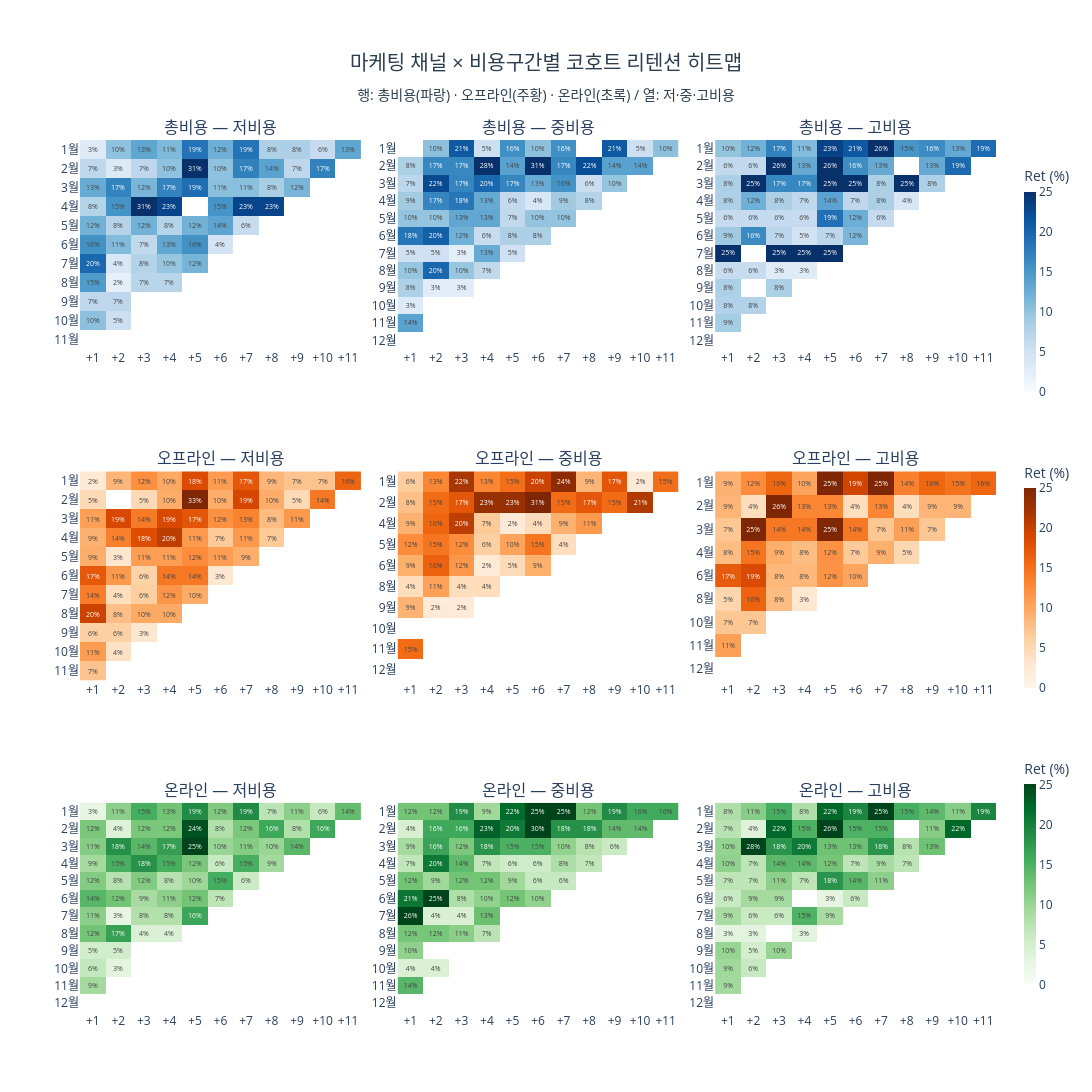

The notebook cell saved with this chart:
### Code cell
channel_data = [
    ("총비용",   cohort_by_cost,    "Blues"),
    ("오프라인", cohort_by_offline, "Oranges"),
    ("온라인",   cohort_by_online,  "Greens"),
]
segs = ["저비용", "중비용", "고비용"]
colorbar_y = {1: 0.84, 2: 0.50, 3: 0.16}

specs = [[{"type": "heatmap"}] * 3 for _ in range(3)]
subplot_titles = [
    f"{ch} — {seg}"
    for ch, _, __ in channel_data
    for seg in segs
]

fig = make_subplots(
    rows=3, cols=3,
    specs=specs,
    subplot_titles=subplot_titles,
    vertical_spacing=0.14,
    horizontal_spacing=0.04,
)

for ri, (channel, data_dict, colorscale) in enumerate(channel_data, 1):
    for ci, seg in enumerate(segs, 1):
        data = data_dict[seg]
        hmap = data["pct"].drop(columns=[0], errors="ignore")
        y_labels = [f"{i}월" for i in hmap.index]
        x_labels = [f"+{c}" for c in hmap.columns]
        custom_text = [
            [f"{v:.0f}%" if (v == v and v > 0) else "" for v in row]
            for row in hmap.values
        ]
        show_scale = (ci == 3)
        fig.add_trace(
            go.Heatmap(
                z=hmap.values,
                x=x_labels,
                y=y_labels,
                colorscale=colorscale,
                text=custom_text,
                texttemplate="%{text}",
                textfont=dict(size=7),
                showscale=show_scale,
                colorbar=dict(
                    x=1.02, len=0.28, y=colorbar_y[ri],
                    title=dict(text="Ret (%)"),
                    thickness=12,
                ),
                zmin=0,
                zmax=25,
            ),
            row=ri, col=ci,
        )

fig.update_yaxes(autorange="reversed")
fig.update_layout(
    title=dict(
        text="마케팅 채널 × 비용구간별 코호트 리텐션 히트맵<br>"
             "<sub>행: 총비용(파랑) · 오프라인(주황) · 온라인(초록) / 열: 저·중·고비용</sub>",
        x=0.5, xanchor="center", font=dict(size=20, color="#2c3e50"),
    ),
    plot_bgcolor="white",
    height=1100,
    width=1400,
    margin=dict(t=140),
)
fig.show()

### Figure 1 — Plotly figure (JSON) as saved in the notebook; plotly's stock layout.template omitted (floating-point values rounded to 4 significant figures; data arrays with more than 128 entries replaced by an {"elided": "..."} marker saying what was removed)
{"data": [{"colorbar": {"len": 0.28, "thickness": 12, "title": {"text": "Ret (%)"}, "x": 1.02, "y": 0.84}, "colorscale": [[0, "rgb(247,251,255)"], [0.125, "rgb(222,235,247)"], [0.25, "rgb(198,219,239)"], [0.375, "rgb(158,202,225)"], [0.5, "rgb(107,174,214)"], [0.625, "rgb(66,146,198)"], [0.75, "rgb(33,113,181)"], [0.875, "rgb(8,81,156)"], [1, "rgb(8,48,107)"]], "showscale": false, "text": [["3%", "10%", "13%", "11%", "19%", "12%", "19%", "8%", "8%", "6%", "13%"], ["7%", "3%", "7%", "10%", "31%", "10%", "17%", "14%", "7%", "17%", ""], ["13%", "17%", "12%", "17%", "19%", "11%", "11%", "8%", "12%", "", ""], ["8%", "15%", "31%", "23%", "", "15%", "23%", "23%", "", "", ""], ["12%", "8%", "12%", "8%", "12%", "14%", "6%", "", "", "", ""], ["16%", "11%", "7%", "13%", "16%", "4%", "", "", "", "", ""], ["20%", "4%", "8%", "10%", "12%", "", "", "", "", "", ""], ["15%", "2%", "7%", "7%", "", "", "", "", "", "", ""], ["7%", "7%", "", "", "", "", "", "", "", "", ""], ["10%", "5%", "", "", "", "", "", "", "", "", ""], ["", "", "", "", "", "", "", "", "", "", ""]], "textfont": {"size": 7}, "texttemplate": "%{text}", "type": "heatmap", "x": ["+1", "+2", "+3", "+4", "+5", "+6", "+7", "+8", "+9", "+10", "+11"], "xaxis": "x", "y": ["1월", "2월", "3월", "4월", "5월", "6월", "7월", "8월", "9월", "10월", "11월"], "yaxis": "y", "z": [[3.1, 10.3, 13.4, 11.3, 18.6, 12.4, 18.6, 8.2, 8.2, 6.2, 13.4], [6.9, 3.4, 6.9, 10.3, 31.0, 10.3, 17.2, 13.8, 6.9, 17.2, NaN], [12.8, 17.0, 11.7, 17.0, 19.1, 10.6, 10.6, 8.5, 11.7, NaN, NaN], [7.7, 15.4, 30.8, 23.1, NaN, 15.4, 23.1, 23.1, NaN, NaN, NaN], [12.1, 7.6, 12.1, 7.6, 12.1, 13.6, 6.1, NaN, NaN, NaN, NaN], [15.6, 11.1, 6.7, 13.3, 15.6, 4.4, NaN, NaN, NaN, NaN, NaN], [19.6, 3.9, 7.8, 9.8, 11.8, NaN, NaN, NaN, NaN, NaN, NaN], [14.6, 2.4, 7.3, 7.3, NaN, NaN, NaN, NaN, NaN, NaN, NaN], [6.9, 6.9, NaN, NaN, NaN, NaN, NaN, NaN, NaN, NaN, NaN], [10.5, 5.3, NaN, NaN, NaN, NaN, NaN, NaN, NaN, NaN, NaN], [NaN, NaN, NaN, NaN, NaN, NaN, NaN, NaN, NaN, NaN, NaN]], "zmax": 25, "zmin": 0}, {"colorbar": {"len": 0.28, "thickness": 12, "title": {"text": "Ret (%)"}, "x": 1.02, "y": 0.84}, "colorscale": [[0, "rgb(247,251,255)"], [0.125, "rgb(222,235,247)"], [0.25, "rgb(198,219,239)"], [0.375, "rgb(158,202,225)"], [0.5, "rgb(107,174,214)"], [0.625, "rgb(66,146,198)"], [0.75, "rgb(33,113,181)"], [0.875, "rgb(8,81,156)"], [1, "rgb(8,48,107)"]], "showscale": false, "text": {"elided": "12x11 str values"}, "textfont": {"size": 7}, "texttemplate": "%{text}", "type": "heatmap", "x": ["+1", "+2", "+3", "+4", "+5", "+6", "+7", "+8", "+9", "+10", "+11"], "xaxis": "x2", "y": ["1월", "2월", "3월", "4월", "5월", "6월", "7월", "8월", "9월", "10월", "11월", "12월"], "yaxis": "y2", "z": {"elided": "12x11 float values"}, "zmax": 25, "zmin": 0}, {"colorbar": {"len": 0.28, "thickness": 12, "title": {"text": "Ret (%)"}, "x": 1.02, "y": 0.84}, "colorscale": [[0, "rgb(247,251,255)"], [0.125, "rgb(222,235,247)"], [0.25, "rgb(198,219,239)"], [0.375, "rgb(158,202,225)"], [0.5, "rgb(107,174,214)"], [0.625, "rgb(66,146,198)"], [0.75, "rgb(33,113,181)"], [0.875, "rgb(8,81,156)"], [1, "rgb(8,48,107)"]], "showscale": true, "text": {"elided": "12x11 str values"}, "textfont": {"size": 7}, "texttemplate": "%{text}", "type": "heatmap", "x": ["+1", "+2", "+3", "+4", "+5", "+6", "+7", "+8", "+9", "+10", "+11"], "xaxis": "x3", "y": ["1월", "2월", "3월", "4월", "5월", "6월", "7월", "8월", "9월", "10월", "11월", "12월"], "yaxis": "y3", "z": {"elided": "12x11 float values"}, "zmax": 25, "zmin": 0}, {"colorbar": {"len": 0.28, "thickness": 12, "title": {"text": "Ret (%)"}, "x": 1.02, "y": 0.5}, "colorscale": [[0, "rgb(255,245,235)"], [0.125, "rgb(254,230,206)"], [0.25, "rgb(253,208,162)"], [0.375, "rgb(253,174,107)"], [0.5, "rgb(253,141,60)"], [0.625, "rgb(241,105,19)"], [0.75, "rgb(217,72,1)"], [0.875, "rgb(166,54,3)"], [1, "rgb(127,39,4)"]], "showscale": false, "text": [["2%", "9%", "12%", "10%", "18%", "11%", "17%", "9%", "7%", "7%", "16%"], ["5%", "", "5%", "10%", "33%", "10%", "19%", "10%", "5%", "14%", ""], ["11%", "19%", "14%", "19%", "17%", "12%", "13%", "8%", "11%", "", ""], ["9%", "14%", "18%", "20%", "11%", "7%", "11%", "7%", "", "", ""], ["9%", "3%", "11%", "11%", "12%", "11%", "9%", "", "", "", ""], ["17%", "11%", "6%", "14%", "14%", "3%", "", "", "", "", ""], ["14%", "4%", "6%", "12%", "10%", "", "", "", "", "", ""], ["20%", "8%", "10%", "10%", "", "", "", "", "", "", ""], ["6%", "6%", "3%", "", "", "", "", "", "", "", ""], ["11%", "4%", "", "", "", "", "", "", "", "", ""], ["7%", "", "", "", "", "", "", "", "", "", ""]], "textfont": {"size": 7}, "texttemplate": "%{text}", "type": "heatmap", "x": ["+1", "+2", "+3", "+4", "+5", "+6", "+7", "+8", "+9", "+10", "+11"], "xaxis": "x4", "y": ["1월", "2월", "3월", "4월", "5월", "6월", "7월", "8월", "9월", "10월", "11월"], "yaxis": "y4", "z": [[2.5, 8.6, 12.3, 9.9, 18.5, 11.1, 17.3, 8.6, 7.4, 7.4, 16.0], [4.8, NaN, 4.8, 9.5, 33.3, 9.5, 19.0, 9.5, 4.8, 14.3, NaN], [10.7, 18.8, 14.1, 18.8, 17.4, 12.1, 13.4, 8.1, 11.4, NaN, NaN], [9.1, 13.6, 18.2, 20.5, 11.4, 6.8, 11.4, 6.8, NaN, NaN, NaN], [9.4, 3.1, 10.9, 10.9, 12.5, 10.9, 9.4, NaN, NaN, NaN, NaN], [17.1, 11.4, 5.7, 14.3, 14.3, 2.9, NaN, NaN, NaN, NaN, NaN], [13.8, 4.3, 6.4, 11.7, 9.6, NaN, NaN, NaN, NaN, NaN, NaN], [19.6, 7.8, 9.8, 9.8, NaN, NaN, NaN, NaN, NaN, NaN, NaN], [6.1, 6.1, 3.0, NaN, NaN, NaN, NaN, NaN, NaN, NaN, NaN], [11.1, 3.7, NaN, NaN, NaN, NaN, NaN, NaN, NaN, NaN, NaN], [7.4, NaN, NaN, NaN, NaN, NaN, NaN, NaN, NaN, NaN, NaN]], "zmax": 25, "zmin": 0}, {"colorbar": {"len": 0.28, "thickness": 12, "title": {"text": "Ret (%)"}, "x": 1.02, "y": 0.5}, "colorscale": [[0, "rgb(255,245,235)"], [0.125, "rgb(254,230,206)"], [0.25, "rgb(253,208,162)"], [0.375, "rgb(253,174,107)"], [0.5, "rgb(253,141,60)"], [0.625, "rgb(241,105,19)"], [0.75, "rgb(217,72,1)"], [0.875, "rgb(166,54,3)"], [1, "rgb(127,39,4)"]], "showscale": false, "text": [["6%", "13%", "22%", "13%", "15%", "20%", "24%", "9%", "17%", "2%", "15%"], ["8%", "15%", "17%", "23%", "23%", "31%", "15%", "17%", "15%", "21%", ""], ["9%", "16%", "20%", "7%", "2%", "4%", "9%", "11%", "", "", ""], ["12%", "15%", "12%", "6%", "10%", "15%", "4%", "", "", "", ""], ["9%", "16%", "12%", "2%", "5%", "9%", "", "", "", "", ""], ["4%", "11%", "4%", "4%", "", "", "", "", "", "", ""], ["9%", "2%", "2%", "", "", "", "", "", "", "", ""], ["", "", "", "", "", "", "", "", "", "", ""], ["15%", "", "", "", "", "", "", "", "", "", ""], ["", "", "", "", "", "", "", "", "", "", ""]], "textfont": {"size": 7}, "texttemplate": "%{text}", "type": "heatmap", "x": ["+1", "+2", "+3", "+4", "+5", "+6", "+7", "+8", "+9", "+10", "+11"], "xaxis": "x5", "y": ["1월", "2월", "4월", "5월", "6월", "8월", "9월", "10월", "11월", "12월"], "yaxis": "y5", "z": [[6.5, 13.0, 21.7, 13.0, 15.2, 19.6, 23.9, 8.7, 17.4, 2.2, 15.2], [7.7, 15.4, 17.3, 23.1, 23.1, 30.8, 15.4, 17.3, 15.4, 21.2, NaN], [9.1, 15.9, 20.5, 6.8, 2.3, 4.5, 9.1, 11.4, NaN, NaN, NaN], [12.5, 14.6, 12.5, 6.2, 10.4, 14.6, 4.2, NaN, NaN, NaN, NaN], [9.3, 16.3, 11.6, 2.3, 4.7, 9.3, NaN, NaN, NaN, NaN, NaN], [4.3, 10.6, 4.3, 4.3, NaN, NaN, NaN, NaN, NaN, NaN, NaN], [8.9, 2.2, 2.2, NaN, NaN, NaN, NaN, NaN, NaN, NaN, NaN], [NaN, NaN, NaN, NaN, NaN, NaN, NaN, NaN, NaN, NaN, NaN], [15.4, NaN, NaN, NaN, NaN, NaN, NaN, NaN, NaN, NaN, NaN], [NaN, NaN, NaN, NaN, NaN, NaN, NaN, NaN, NaN, NaN, NaN]], "zmax": 25, "zmin": 0}, {"colorbar": {"len": 0.28, "thickness": 12, "title": {"text": "Ret (%)"}, "x": 1.02, "y": 0.5}, "colorscale": [[0, "rgb(255,245,235)"], [0.125, "rgb(254,230,206)"], [0.25, "rgb(253,208,162)"], [0.375, "rgb(253,174,107)"], [0.5, "rgb(253,141,60)"], [0.625, "rgb(241,105,19)"], [0.75, "rgb(217,72,1)"], [0.875, "rgb(166,54,3)"], [1, "rgb(127,39,4)"]], "showscale": true, "text": [["9%", "12%", "16%", "10%", "25%", "19%", "25%", "14%", "16%", "15%", "16%"], ["9%", "4%", "26%", "13%", "13%", "4%", "13%", "4%", "9%", "9%", ""], ["7%", "25%", "14%", "14%", "25%", "14%", "7%", "11%", "7%", "", ""], ["8%", "15%", "9%", "8%", "12%", "7%", "9%", "5%", "", "", ""], ["17%", "19%", "8%", "8%", "12%", "10%", "", "", "", "", ""], ["5%", "16%", "8%", "3%", "", "", "", "", "", "", ""], ["7%", "7%", "", "", "", "", "", "", "", "", ""], ["11%", "", "", "", "", "", "", "", "", "", ""], ["", "", "", "", "", "", "", "", "", "", ""]], "textfont": {"size": 7}, "texttemplate": "%{text}", "type": "heatmap", "x": ["+1", "+2", "+3", "+4", "+5", "+6", "+7", "+8", "+9", "+10", "+11"], "xaxis": "x6", "y": ["1월", "2월", "3월", "4월", "6월", "8월", "10월", "11월", "12월"], "yaxis": "y6", "z": [[9.1, 12.5, 15.9, 10.2, 25.0, 19.3, 25.0, 13.6, 15.9, 14.8, 15.9], [8.7, 4.3, 26.1, 13.0, 13.0, 4.3, 13.0, 4.3, 8.7, 8.7, NaN], [7.1, 25.0, 14.3, 14.3, 25.0, 14.3, 7.1, 10.7, 7.1, NaN, NaN], [8.0, 14.7, 9.3, 8.0, 12.0, 6.7, 9.3, 5.3, NaN, NaN, NaN], [16.9, 18.6, 8.5, 8.5, 11.9, 10.2, NaN, NaN, NaN, NaN, NaN], [5.4, 16.2, 8.1, 2.7, NaN, NaN, NaN, NaN, NaN, NaN, NaN], [7.1, 7.1, NaN, NaN, NaN, NaN, NaN, NaN, NaN, NaN, NaN], [10.7, NaN, NaN, NaN, NaN, NaN, NaN, NaN, NaN, NaN, NaN], [NaN, NaN, NaN, NaN, NaN, NaN, NaN, NaN, NaN, NaN, NaN]], "zmax": 25, "zmin": 0}, {"colorbar": {"len": 0.28, "thickness": 12, "title": {"text": "Ret (%)"}, "x": 1.02, "y": 0.16}, "colorscale": [[0, "rgb(247,252,245)"], [0.125, "rgb(229,245,224)"], [0.25, "rgb(199,233,192)"], [0.375, "rgb(161,217,155)"], [0.5, "rgb(116,196,118)"], [0.625, "rgb(65,171,93)"], [0.75, "rgb(35,139,69)"], [0.875, "rgb(0,109,44)"], [1, "rgb(0,68,27)"]], "showscale": false, "text": {"elided": "12x11 str values"}, "textfont": {"size": 7}, "texttemplate": "%{text}", "type": "heatmap", "x": ["+1", "+2", "+3", "+4", "+5", "+6", "+7", "+8", "+9", "+10", "+11"], "xaxis": "x7", "y": ["1월", "2월", "3월", "4월", "5월", "6월", "7월", "8월", "9월", "10월", "11월", "12월"], "yaxis": "y7", "z": {"elided": "12x11 float values"}, "zmax": 25, "zmin": 0}, {"colorbar": {"len": 0.28, "thickness": 12, "title": {"text": "Ret (%)"}, "x": 1.02, "y": 0.16}, "colorscale": [[0, "rgb(247,252,245)"], [0.125, "rgb(229,245,224)"], [0.25, "rgb(199,233,192)"], [0.375, "rgb(161,217,155)"], [0.5, "rgb(116,196,118)"], [0.625, "rgb(65,171,93)"], [0.75, "rgb(35,139,69)"], [0.875, "rgb(0,109,44)"], [1, "rgb(0,68,27)"]], "showscale": false, "text": {"elided": "12x11 str values"}, "textfont": {"size": 7}, "texttemplate": "%{text}", "type": "heatmap", "x": ["+1", "+2", "+3", "+4", "+5", "+6", "+7", "+8", "+9", "+10", "+11"], "xaxis": "x8", "y": ["1월", "2월", "3월", "4월", "5월", "6월", "7월", "8월", "9월", "10월", "11월", "12월"], "yaxis": "y8", "z": {"elided": "12x11 float values"}, "zmax": 25, "zmin": 0}, {"colorbar": {"len": 0.28, "thickness": 12, "title": {"text": "Ret (%)"}, "x": 1.02, "y": 0.16}, "colorscale": [[0, "rgb(247,252,245)"], [0.125, "rgb(229,245,224)"], [0.25, "rgb(199,233,192)"], [0.375, "rgb(161,217,155)"], [0.5, "rgb(116,196,118)"], [0.625, "rgb(65,171,93)"], [0.75, "rgb(35,139,69)"], [0.875, "rgb(0,109,44)"], [1, "rgb(0,68,27)"]], "showscale": true, "text": {"elided": "12x11 str values"}, "textfont": {"size": 7}, "texttemplate": "%{text}", "type": "heatmap", "x": ["+1", "+2", "+3", "+4", "+5", "+6", "+7", "+8", "+9", "+10", "+11"], "xaxis": "x9", "y": ["1월", "2월", "3월", "4월", "5월", "6월", "7월", "8월", "9월", "10월", "11월", "12월"], "yaxis": "y9", "z": {"elided": "12x11 float values"}, "zmax": 25, "zmin": 0}], "layout": {"annotations": [{"font": {"size": 16}, "showarrow": false, "text": "총비용 — 저비용", "x": 0.1533, "xanchor": "center", "xref": "paper", "y": 1, "yanchor": "bottom", "yref": "paper"}, {"font": {"size": 16}, "showarrow": false, "text": "총비용 — 중비용", "x": 0.5, "xanchor": "center", "xref": "paper", "y": 1, "yanchor": "bottom", "yref": "paper"}, {"font": {"size": 16}, "showarrow": false, "text": "총비용 — 고비용", "x": 0.8467, "xanchor": "center", "xref": "paper", "y": 1, "yanchor": "bottom", "yref": "paper"}, {"font": {"size": 16}, "showarrow": false, "text": "오프라인 — 저비용", "x": 0.1533, "xanchor": "center", "xref": "paper", "y": 0.62, "yanchor": "bottom", "yref": "paper"}, {"font": {"size": 16}, "showarrow": false, "text": "오프라인 — 중비용", "x": 0.5, "xanchor": "center", "xref": "paper", "y": 0.62, "yanchor": "bottom", "yref": "paper"}, {"font": {"size": 16}, "showarrow": false, "text": "오프라인 — 고비용", "x": 0.8467, "xanchor": "center", "xref": "paper", "y": 0.62, "yanchor": "bottom", "yref": "paper"}, {"font": {"size": 16}, "showarrow": false, "text": "온라인 — 저비용", "x": 0.1533, "xanchor": "center", "xref": "paper", "y": 0.24, "yanchor": "bottom", "yref": "paper"}, {"font": {"size": 16}, "showarrow": false, "text": "온라인 — 중비용", "x": 0.5, "xanchor": "center", "xref": "paper", "y": 0.24, "yanchor": "bottom", "yref": "paper"}, {"font": {"size": 16}, "showarrow": false, "text": "온라인 — 고비용", "x": 0.8467, "xanchor": "center", "xref": "paper", "y": 0.24, "yanchor": "bottom", "yref": "paper"}], "height": 1100, "margin": {"t": 140}, "plot_bgcolor": "white", "title": {"font": {"color": "#2c3e50", "size": 20}, "text": "마케팅 채널 × 비용구간별 코호트 리텐션 히트맵<br><sub>행: 총비용(파랑) · 오프라인(주황) · 온라인(초록) / 열: 저·중·고비용</sub>", "x": 0.5, "xanchor": "center"}, "width": 1400, "xaxis": {"anchor": "y", "domain": [0, 0.3067]}, "xaxis2": {"anchor": "y2", "domain": [0.3467, 0.6533]}, "xaxis3": {"anchor": "y3", "domain": [0.6933, 1]}, "xaxis4": {"anchor": "y4", "domain": [0, 0.3067]}, "xaxis5": {"anchor": "y5", "domain": [0.3467, 0.6533]}, "xaxis6": {"anchor": "y6", "domain": [0.6933, 1]}, "xaxis7": {"anchor": "y7", "domain": [0, 0.3067]}, "xaxis8": {"anchor": "y8", "domain": [0.3467, 0.6533]}, "xaxis9": {"anchor": "y9", "domain": [0.6933, 1]}, "yaxis": {"anchor": "x", "autorange": "reversed", "domain": [0.76, 1]}, "yaxis2": {"anchor": "x2", "autorange": "reversed", "domain": [0.76, 1]}, "yaxis3": {"anchor": "x3", "autorange": "reversed", "domain": [0.76, 1]}, "yaxis4": {"anchor": "x4", "autorange": "reversed", "domain": [0.38, 0.62]}, "yaxis5": {"anchor": "x5", "autorange": "reversed", "domain": [0.38, 0.62]}, "yaxis6": {"anchor": "x6", "autorange": "reversed", "domain": [0.38, 0.62]}, "yaxis7": {"anchor": "x7", "autorange": "reversed", "domain": [0, 0.24]}, "yaxis8": {"anchor": "x8", "autorange": "reversed", "domain": [0, 0.24]}, "yaxis9": {"anchor": "x9", "autorange": "reversed", "domain": [0, 0.24]}}}
